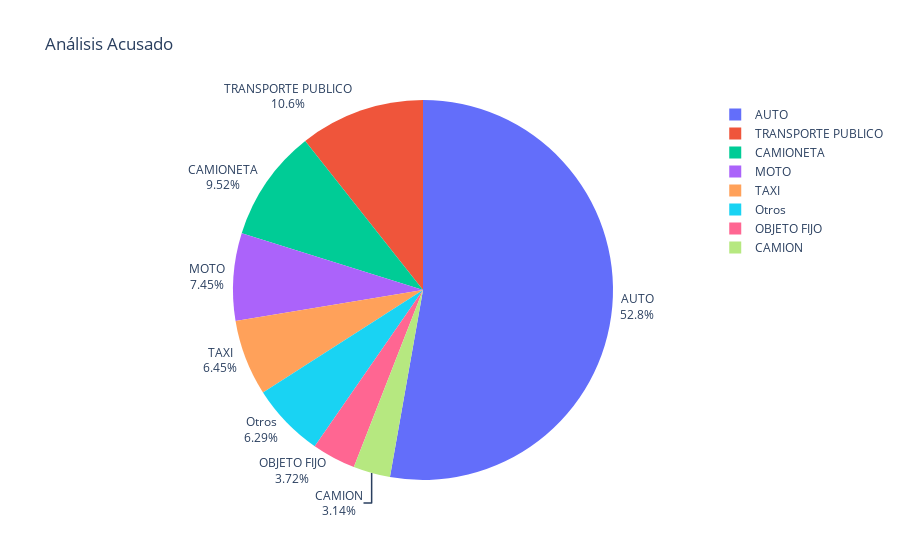

Here is the notebook cell this chart was saved with:
### Markdown cell above
Vemos la mayoría de las víctimas son los motociclistas, seguidos de los peatones.

### Code cell
showPiePx(conjunto.query("acusado != 'SD'")['acusado'], title="Análisis Acusado", max=7)

### Figure 1 — Plotly figure (JSON) as saved in the notebook; plotly's stock layout.template omitted (floating-point values rounded to 4 significant figures)
{"data": [{"domain": {"x": [0, 1], "y": [0, 1]}, "hovertemplate": "valor=%{label}<br>ocurrencia=%{value}<extra></extra>", "labels": ["AUTO", "TRANSPORTE PUBLICO", "CAMIONETA", "MOTO", "TAXI", "OBJETO FIJO", "CAMION", "Otros"], "legendgroup": "", "name": "", "showlegend": true, "textinfo": "percent+label", "textposition": "outside", "type": "pie", "values": [4835, 975, 872, 682, 591, 341, 288, 576]}], "layout": {"legend": {"tracegroupgap": 0}, "title": {"text": "Análisis Acusado"}}}
